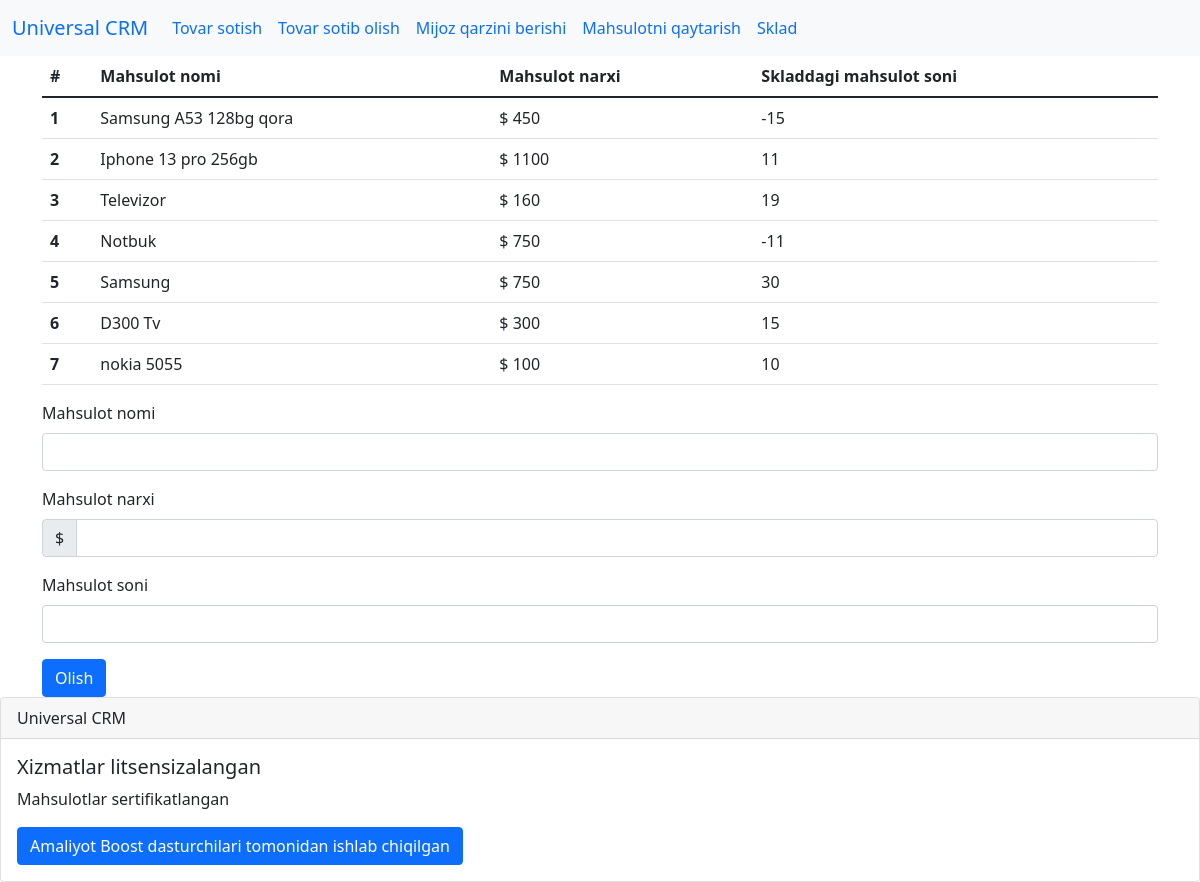
The page /sklad on the database as committed earlier.
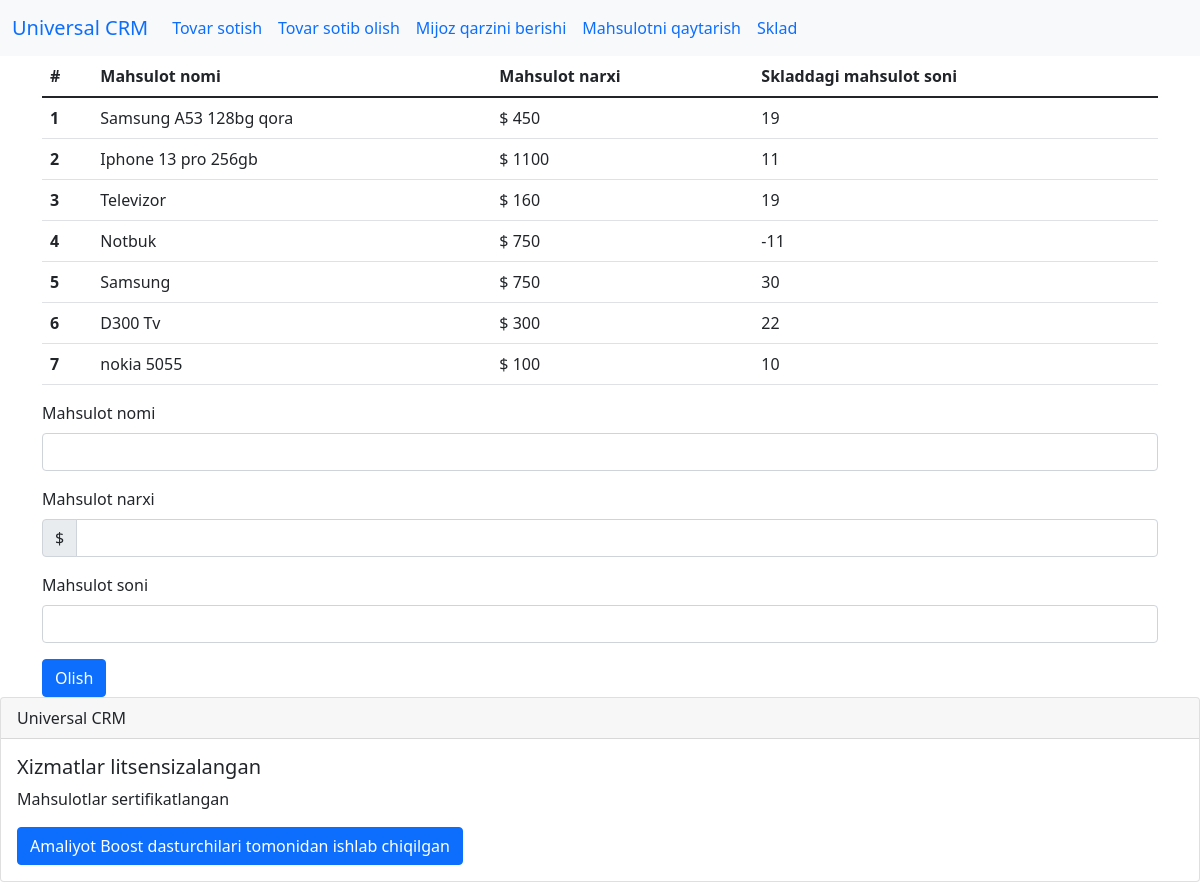
The same page on the database as committed later.
### main/models.py (models this page shows, shortened)
class Sklad(models.Model):
    tovarnomi = models.CharField('Tovar nomi', max_length=100)
    tovarnarxi = models.CharField('Tovar narxi', max_length=100)
    tovarsoni = models.CharField('Tovar soni', max_length=100)
    class Meta:
        verbose_name = 'Tovar'
        verbose_name_plural = 'Sklad'

### main/views.py (the view, shortened to what this page needs)
# urls.py: path('sklad', sklad, name='sklad'),
def sklad(request):
    sklad = Sklad.objects.all()
    jsonsklad = serializers.serialize('json', sklad)
    error = ''
    success1 = ''
    return render(request, 'main/sklad.html', {'ss':success1, 'sklad':sklad})

### main/templates/main/sklad.html (shortened to what this page needs)
{% extends 'main/base.html' %}
{% block content %}
<div class="container">
<table class="table">
  <thead>
    <tr>
      <th scope="col">#</th>
      <th scope="col">Mahsulot nomi</th>
      <th scope="col">Mahsulot narxi</th>
      <th scope="col">Skladdagi mahsulot soni</th>
    </tr>
  </thead>
  <tbody>
  {% for i in sklad %}
    <tr>
      <th scope="row">{{i.id}}</th>
      <td>{{i.tovarnomi}}</td>
      <td>$ {{i.tovarnarxi}}</td>
      <td>{{i.tovarsoni}}</td>
    </tr>
 {% endfor %}
  </tbody>
</table>
<form method="post">
    <div class="mb-3">
      <label for="firmanomi" class="form-label">Mahsulot nomi</label>
      <input type="text" class="form-control" name="tovarnomi" id="firmanomi">
    </div>
    <label for="berilganpul" class="form-label">Mahsulot narxi</label>
    <div class="input-group mb-3">
      <span class="input-group-text">$</span>
      <input type="text" class="form-control" name="tovarnarxi" id="berilganpul">
    </div>
    <label for="qarz" class="form-label">Mahsulot soni</label>
    <div class=" mb-3">
      <input type="text" class="form-control" name="tovarsoni" id="qarz">
    </div>
    <button type="submit" class="btn btn-primary">Olish</button>
</form>
</div>
{% endblock %}

Rows that differ between the two databases and show on the page:
changed Sklad "Samsung A53 128bg qora": tovarsoni "-15" → "19"
changed Sklad "D300 Tv": tovarsoni "15" → "22"
